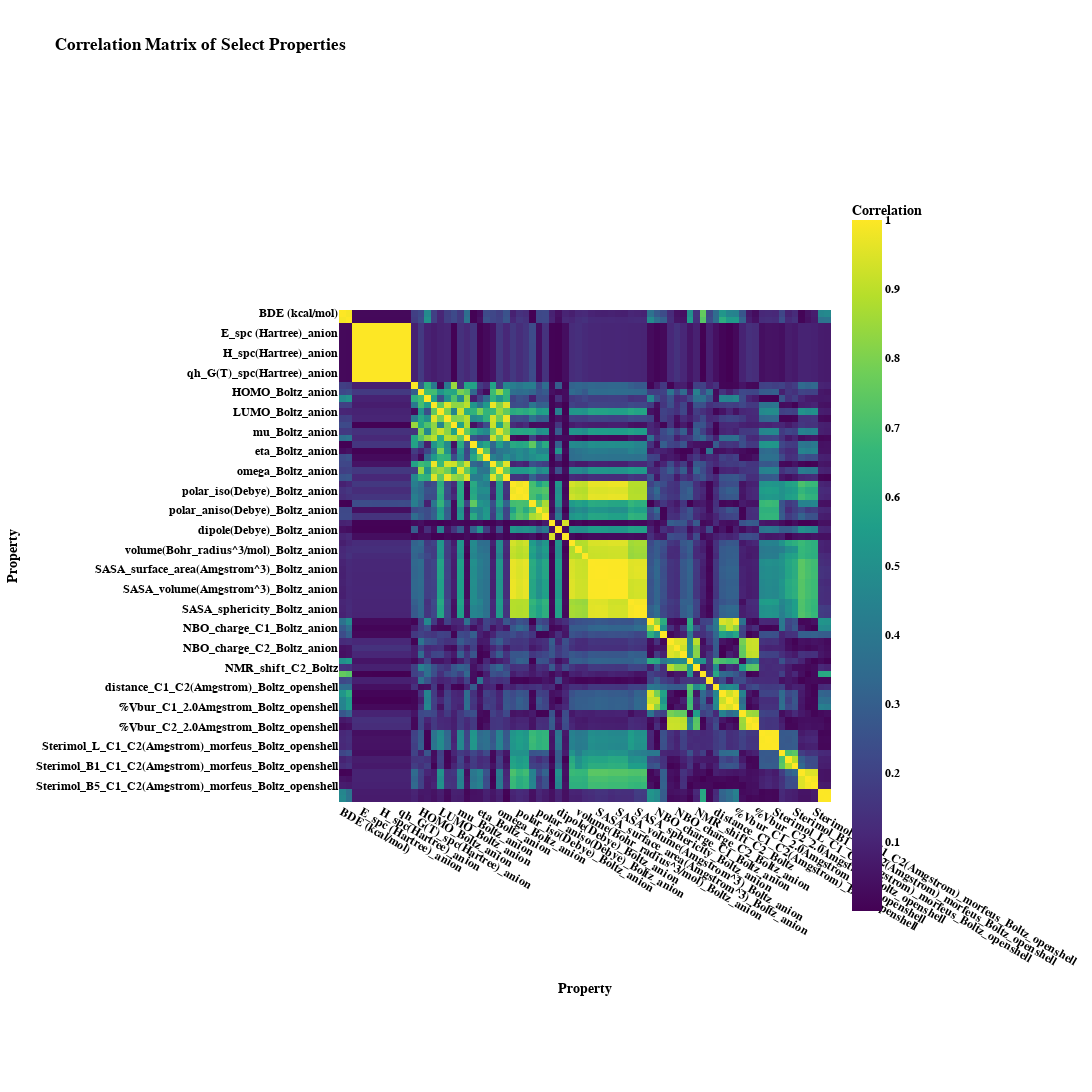

The code cell stored with this chart in its notebook:
### Code cell
# plot the correlation matrix
fig = px.imshow(
    corr_matrix.abs().values,
    labels=dict(x="Property", y="Property", color="Correlation"),
    x=corr_matrix.columns,
    y=corr_matrix.columns,
    color_continuous_scale="Viridis",
    title="Correlation Matrix of Select Properties",
)

fig.update_layout(
    height=len(select_properties_data_columns) * 30,
    width=len(select_properties_data_columns) * 30,
    xaxis=dict(tickangle=30),
    template="plotly",
    font=dict(size=12, family="Arial", color="black", weight="bold"),
)

fig.update_coloraxes(
    colorbar_len=0.8,
    colorbar_title="Correlation",
)

fig.show()
# save to html and open in browser
fig.write_html("temp.html", auto_open=False)

### Figure 1 — Plotly figure (JSON) as saved in the notebook; plotly's stock layout.template omitted (floating-point values rounded to 4 significant figures; data arrays with more than 128 entries replaced by an {"elided": "..."} marker saying what was removed)
{"data": [{"coloraxis": "coloraxis", "hovertemplate": "Property: %{x}<br>Property: %{y}<br>Correlation: %{z}<extra></extra>", "name": "0", "type": "heatmap", "x": ["BDE (kcal/mol)", "BDFE (kcal/mol)", "E_spc (Hartree)", "E_spc (Hartree)_anion", "E_spc (Hartree)_openshell", "H_spc(Hartree)", "H_spc(Hartree)_anion", "H_spc(Hartree)_openshell", "qh_G(T)_spc(Hartree)", "qh_G(T)_spc(Hartree)_anion", "qh_G(T)_spc(Hartree)_openshell", "HOMO_Boltz", "HOMO_Boltz_anion", "HOMO_Boltz_openshell", "LUMO_Boltz", "LUMO_Boltz_anion", "LUMO_Boltz_openshell", "mu_Boltz", "mu_Boltz_anion", "mu_Boltz_openshell", "eta_Boltz", "eta_Boltz_anion", "eta_Boltz_openshell", "omega_Boltz", "omega_Boltz_anion", "omega_Boltz_openshell", "polar_iso(Debye)_Boltz", "polar_iso(Debye)_Boltz_anion", "polar_iso(Debye)_Boltz_openshell", "polar_aniso(Debye)_Boltz", "polar_aniso(Debye)_Boltz_anion", "polar_aniso(Debye)_Boltz_openshell", "dipole(Debye)_Boltz", "dipole(Debye)_Boltz_anion", "dipole(Debye)_Boltz_openshell", "volume(Bohr_radius^3/mol)_Boltz", "volume(Bohr_radius^3/mol)_Boltz_anion", "volume(Bohr_radius^3/mol)_Boltz_openshell", "SASA_surface_area(Amgstrom^3)_Boltz", "SASA_surface_area(Amgstrom^3)_Boltz_anion", "SASA_surface_area(Amgstrom^3)_Boltz_openshell", "SASA_volume(Amgstrom^3)_Boltz", "SASA_volume(Amgstrom^3)_Boltz_anion", "SASA_volume(Amgstrom^3)_Boltz_openshell", "SASA_sphericity_Boltz", "SASA_sphericity_Boltz_anion", "SASA_sphericity_Boltz_openshell", "NBO_charge_C1_Boltz", "NBO_charge_C1_Boltz_anion", "NBO_charge_C1_Boltz_openshell", "NBO_charge_C2_Boltz", "NBO_charge_C2_Boltz_anion", "NBO_charge_C2_Boltz_openshell", "NMR_shift_C1_Boltz", "NMR_shift_C2_Boltz", "distance_C1_C2(Amgstrom)_Boltz", "distance_C1_C2(Amgstrom)_Boltz_anion", "distance_C1_C2(Amgstrom)_Boltz_openshell", "%Vbur_C1_2.0Amgstrom_Boltz", "%Vbur_C1_2.0Amgstrom_Boltz_anion", "%Vbur_C1_2.0Amgstrom_Boltz_openshell", "%Vbur_C2_2.0Amgstrom_Boltz", "%Vbur_C2_2.0Amgstrom_Boltz_anion", "%Vbur_C2_2.0Amgstrom_Boltz_openshell", "Sterimol_L_C1_C2(Amgstrom)_morfeus_Boltz", "Sterimol_L_C1_C2(Amgstrom)_morfeus_Boltz_anion", "Sterimol_L_C1_C2(Amgstrom)_morfeus_Boltz_openshell", "Sterimol_B1_C1_C2(Amgstrom)_morfeus_Boltz", "Sterimol_B1_C1_C2(Amgstrom)_morfeus_Boltz_anion", "Sterimol_B1_C1_C2(Amgstrom)_morfeus_Boltz_openshell", "Sterimol_B5_C1_C2(Amgstrom)_morfeus_Boltz", "Sterimol_B5_C1_C2(Amgstrom)_morfeus_Boltz_anion", "Sterimol_B5_C1_C2(Amgstrom)_morfeus_Boltz_openshell", "pyramidalization_Gavrish_C1(deg)_Boltz", "pyramidalization_Agranat-Radhakrishnan_C1_Boltz"], "xaxis": "x", "y": ["BDE (kcal/mol)", "BDFE (kcal/mol)", "E_spc (Hartree)", "E_spc (Hartree)_anion", "E_spc (Hartree)_openshell", "H_spc(Hartree)", "H_spc(Hartree)_anion", "H_spc(Hartree)_openshell", "qh_G(T)_spc(Hartree)", "qh_G(T)_spc(Hartree)_anion", "qh_G(T)_spc(Hartree)_openshell", "HOMO_Boltz", "HOMO_Boltz_anion", "HOMO_Boltz_openshell", "LUMO_Boltz", "LUMO_Boltz_anion", "LUMO_Boltz_openshell", "mu_Boltz", "mu_Boltz_anion", "mu_Boltz_openshell", "eta_Boltz", "eta_Boltz_anion", "eta_Boltz_openshell", "omega_Boltz", "omega_Boltz_anion", "omega_Boltz_openshell", "polar_iso(Debye)_Boltz", "polar_iso(Debye)_Boltz_anion", "polar_iso(Debye)_Boltz_openshell", "polar_aniso(Debye)_Boltz", "polar_aniso(Debye)_Boltz_anion", "polar_aniso(Debye)_Boltz_openshell", "dipole(Debye)_Boltz", "dipole(Debye)_Boltz_anion", "dipole(Debye)_Boltz_openshell", "volume(Bohr_radius^3/mol)_Boltz", "volume(Bohr_radius^3/mol)_Boltz_anion", "volume(Bohr_radius^3/mol)_Boltz_openshell", "SASA_surface_area(Amgstrom^3)_Boltz", "SASA_surface_area(Amgstrom^3)_Boltz_anion", "SASA_surface_area(Amgstrom^3)_Boltz_openshell", "SASA_volume(Amgstrom^3)_Boltz", "SASA_volume(Amgstrom^3)_Boltz_anion", "SASA_volume(Amgstrom^3)_Boltz_openshell", "SASA_sphericity_Boltz", "SASA_sphericity_Boltz_anion", "SASA_sphericity_Boltz_openshell", "NBO_charge_C1_Boltz", "NBO_charge_C1_Boltz_anion", "NBO_charge_C1_Boltz_openshell", "NBO_charge_C2_Boltz", "NBO_charge_C2_Boltz_anion", "NBO_charge_C2_Boltz_openshell", "NMR_shift_C1_Boltz", "NMR_shift_C2_Boltz", "distance_C1_C2(Amgstrom)_Boltz", "distance_C1_C2(Amgstrom)_Boltz_anion", "distance_C1_C2(Amgstrom)_Boltz_openshell", "%Vbur_C1_2.0Amgstrom_Boltz", "%Vbur_C1_2.0Amgstrom_Boltz_anion", "%Vbur_C1_2.0Amgstrom_Boltz_openshell", "%Vbur_C2_2.0Amgstrom_Boltz", "%Vbur_C2_2.0Amgstrom_Boltz_anion", "%Vbur_C2_2.0Amgstrom_Boltz_openshell", "Sterimol_L_C1_C2(Amgstrom)_morfeus_Boltz", "Sterimol_L_C1_C2(Amgstrom)_morfeus_Boltz_anion", "Sterimol_L_C1_C2(Amgstrom)_morfeus_Boltz_openshell", "Sterimol_B1_C1_C2(Amgstrom)_morfeus_Boltz", "Sterimol_B1_C1_C2(Amgstrom)_morfeus_Boltz_anion", "Sterimol_B1_C1_C2(Amgstrom)_morfeus_Boltz_openshell", "Sterimol_B5_C1_C2(Amgstrom)_morfeus_Boltz", "Sterimol_B5_C1_C2(Amgstrom)_morfeus_Boltz_anion", "Sterimol_B5_C1_C2(Amgstrom)_morfeus_Boltz_openshell", "pyramidalization_Gavrish_C1(deg)_Boltz", "pyramidalization_Agranat-Radhakrishnan_C1_Boltz"], "yaxis": "y", "z": {"elided": "75x75 float values"}}], "layout": {"coloraxis": {"colorbar": {"len": 0.8, "title": {"text": "Correlation"}}, "colorscale": [[0, "#440154"], [0.1111, "#482878"], [0.2222, "#3e4989"], [0.3333, "#31688e"], [0.4444, "#26828e"], [0.5556, "#1f9e89"], [0.6667, "#35b779"], [0.7778, "#6ece58"], [0.8889, "#b5de2b"], [1, "#fde725"]]}, "font": {"color": "black", "family": "Arial", "size": 12, "weight": "bold"}, "height": 2250, "title": {"text": "Correlation Matrix of Select Properties"}, "width": 2250, "xaxis": {"anchor": "y", "constrain": "domain", "domain": [0, 1], "scaleanchor": "y", "tickangle": 30, "title": {"text": "Property"}}, "yaxis": {"anchor": "x", "autorange": "reversed", "constrain": "domain", "domain": [0, 1], "title": {"text": "Property"}}}}
